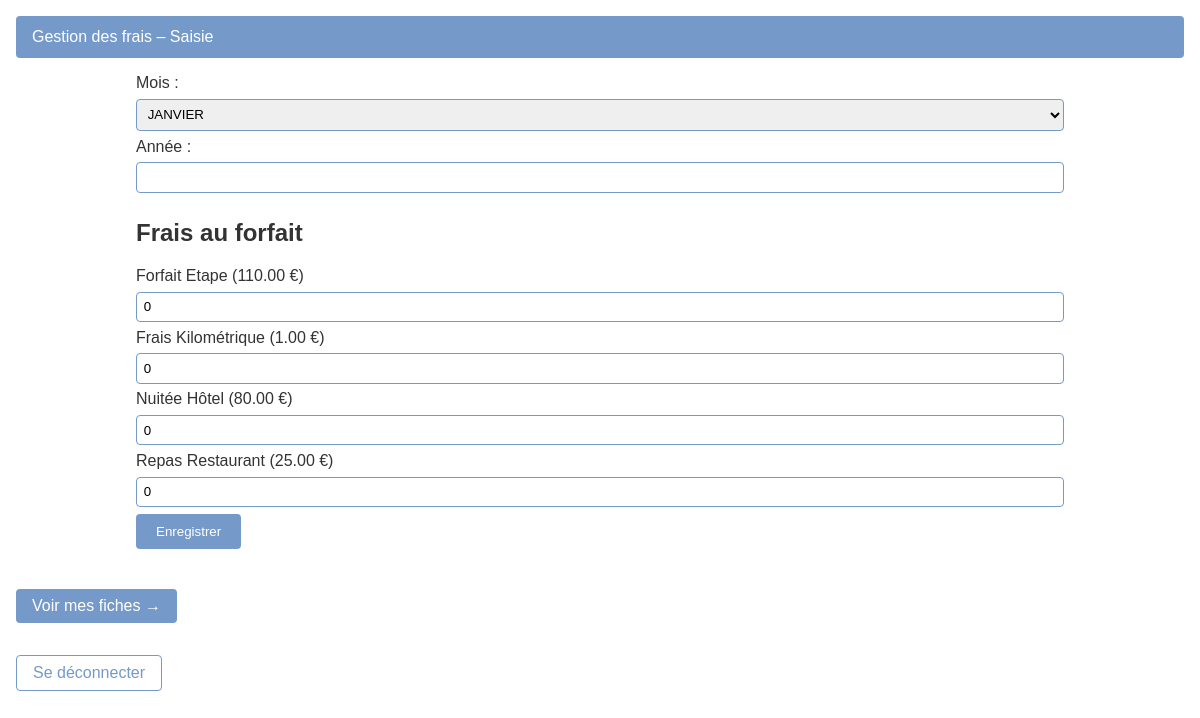
Screenshot of /index.php (signed in) with the database file from the repository.
### tables this page shows
CREATE TABLE `frais_forfait` (
  `FOR_ID`      CHAR(3)     NOT NULL PRIMARY KEY,
  `FOR_LIB`     VARCHAR(20) NOT NULL,
  `FOR_MONTANT` DECIMAL(10,2) NOT NULL
);

### src/config.php (called while the page is built)
<?php
return [
    'db_host'    => '127.0.0.1',
    'db_port'    => '3306',
    'db_name'    => 'meditech',
    'db_user'    => 'root',
    'db_pass'    => '',
    'db_charset' => 'utf8mb4',
  ];

### src/Database.php (called while the page is built)
<?php
class Database {
    private static $pdo;
    public static function get() {
        if (!self::$pdo) {
            $c = require __DIR__ . '/config.php';
            $dsn = sprintf(
              "mysql:host=%s;port=%s;dbname=%s;charset=%s",
              $c['db_host'],
              $c['db_port'],
              $c['db_name'],
              $c['db_charset']
            );
            self::$pdo = new PDO($dsn, $c['db_user'], $c['db_pass'], [
                PDO::ATTR_ERRMODE            => PDO::ERRMODE_EXCEPTION,
                PDO::ATTR_DEFAULT_FETCH_MODE => PDO::FETCH_ASSOC,
            ]);
        }
        return self::$pdo;
    }
}

### src/FraisManager.php (called while the page is built, shortened)
<?php
require_once __DIR__ . '/Database.php';
class FraisManager {
    private $pdo;
    public function __construct() {
        $this->pdo = Database::get();
    }
    public function getForfaits(): array {
        return $this->pdo->query("SELECT * FROM frais_forfait")->fetchAll();
    }
}

### public/index.php (the view, shortened to what this page needs)
<?php
require_once __DIR__ . '/../src/FraisManager.php';
$fm = new FraisManager();
$forfaits = $fm->getForfaits();
?>
<!DOCTYPE html>
<html>
<head><meta charset="utf-8"><title>Saisie des frais</title>
<link rel="stylesheet" href="css/style.css">
</head>
<body>
  <div class="title">Gestion des frais – Saisie</div>
  <form method="post" class="container">
    <label>Mois :</label>
    <select name="mois" required>
      <?php foreach (['JANVIER','FEVRIER','MARS','AVRIL','MAI','JUIN','JUILLET','AOUT','SEPTEMBRE','OCTOBRE','NOVEMBRE','DECEMBRE'] as $m): ?>
        <option><?= $m ?></option>
      <?php endforeach; ?>
    </select>
    <label>Année :</label>
    <input type="text" name="annee" pattern="\d{4}" required>
    <h2>Frais au forfait</h2>
    <?php foreach($forfaits as $f): ?>
      <label><?= htmlspecialchars($f['FOR_LIB']) ?> (<?= $f['FOR_MONTANT'] ?> €)</label>
      <input type="number" name="forfait[<?= $f['FOR_ID'] ?>]" min="0" value="0">
    <?php endforeach; ?>
    <button type="submit" class="submit-button">Enregistrer</button>
  </form>
  <p><a href="list.php" class="btn">Voir mes fiches →</a></p>
  <p><a href="logout.php" class="btn secondary">Se déconnecter</a></p>
</body>
</html>

### public/css/style.css (style rules this page uses)
:root { --primary-color: #759AC9; --primary-hover: #628DC3; --secondary-color: #FFFFFF; --text-color: #333333; --font-family-base: Arial, sans-serif; --border-radius: 4px; --input-border: #759AC9; }
* { box-sizing: border-box; }
body { margin: 0; padding: 1em; font-family: var(--font-family-base); color: var(--text-color); background-color: var(--secondary-color); }
.container { max-width: 960px; margin: 0 auto; padding: 1em; }
.title, .titrepage, h1 { background-color: var(--primary-color); color: var(--secondary-color); padding: 0.75em 1em; border-radius: var(--border-radius); }
input[type="text"], input[type="number"], select { width: 100%; padding: 0.5em; margin: 0.5em 0; border: 1px solid var(--input-border); border-radius: var(--border-radius); }
button, input[type="submit"] { background-color: var(--primary-color); color: var(--secondary-color); border: none; border-radius: var(--border-radius); padding: 0.75em 1.5em; cursor: pointer; transition: background-color 0.2s ease-in-out; }
.btn { display: inline-block; padding: 0.5em 1em; background-color: var(--primary-color); color: var(--secondary-color); text-decoration: none; border-radius: var(--border-radius); margin: 0.5em 0; transition: background-color 0.2s ease-in-out; }
.btn.secondary { background-color: transparent; color: var(--primary-color); border: 1px solid var(--primary-color); }

### rows the page displays
frais_forfait: FOR_LIB "Forfait Etape", FOR_MONTANT "110.00"
frais_forfait: FOR_LIB "Frais Kilométrique", FOR_MONTANT "1.00"
frais_forfait: FOR_LIB "Nuitée Hôtel", FOR_MONTANT "80.00"
frais_forfait: FOR_LIB "Repas Restaurant", FOR_MONTANT "25.00"

### other values shown
form field mois "JANVIER"
